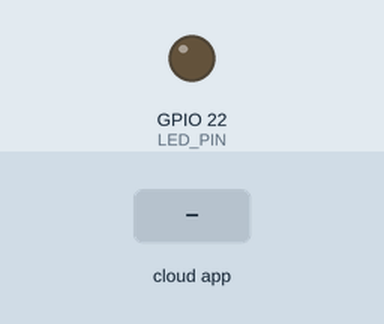
Bench run of a sketch on a simulated ESP32. Shown: output pins drawn as LEDs (lit = HIGH). The inputs (shaded band) are chosen by the test bench. WiFi joins after 1.5 s; servers stay silent unless stated; the Firebase database answers and starts empty; what the sketch prints to the serial monitor is not drawn.

Above: at 2.7 s.
2.8 s: the phone or cloud app sets message to 1
At 3.4 s:
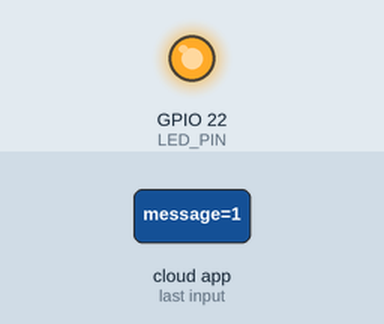
4.3 s: the phone or cloud app sets message to 0
At 6.3 s:
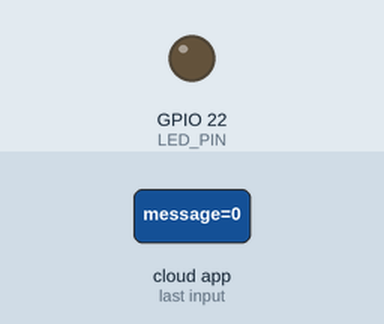
Timing chart, 0 to 7.8 s (numbered marks = the images above; inputs shaded):
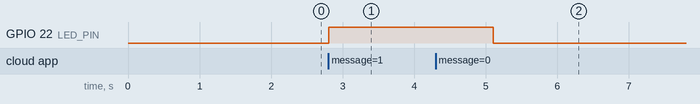

The sketch:

LedControllerFirebase.ino
```cpp
#include <ESP32Firebase.h>

#define WIFI_SSID "PrivateNetwork"          // Nombre de tu red WiFi
#define WIFI_PASSWORD "jsuh9900"      // Contraseña de tu red WiFi
#define FIREBASE_URL "specchtotextesp32-default-rtdb.firebaseio.com"  // URL de referencia de tu proyecto Firebase

#define LED_PIN 22 // Pin del LED

Firebase firebase(FIREBASE_URL);

void setup() {
  Serial.begin(115200);
  pinMode(LED_PIN, OUTPUT);
  digitalWrite(LED_PIN, LOW);

  // Conectar a WiFi
  Serial.println("Conectando a la red WiFi...");
  WiFi.begin(WIFI_SSID, WIFI_PASSWORD);
  int wifiConnectAttempts = 0;
  while (WiFi.status() != WL_CONNECTED && wifiConnectAttempts < 20) { // Intenta conectarse durante un máximo de 10 segundos
    delay(500);
    Serial.print(".");
    wifiConnectAttempts++;
  }

  if (WiFi.status() != WL_CONNECTED) {
    Serial.println("\n¡Error al conectar a la red WiFi!");
    while (1) {} // Bucle infinito si no se puede conectar a la red WiFi
  }

  Serial.println("\nConexión WiFi establecida");
  Serial.print("Dirección IP: ");
  Serial.println(WiFi.localIP());
}

void loop() {
  int command = firebase.getInt("comando/message"); // Obtener datos de la base de datos Firebase
  Serial.println("comando ...");
  Serial.println(command);

  if (command == 0) { // Detener
    digitalWrite(LED_PIN, LOW);
  }

  if (command == 1) { // Encender LED
    digitalWrite(LED_PIN, HIGH);
  }

  // Esperar un tiempo antes de consultar Firebase nuevamente (evita el acceso excesivo a la base de datos)
  delay(1000);
}
```

Measured:
- after the input at 2.8 s, GPIO 22 (LED_PIN): LOW → HIGH at once
- after the input at 4.3 s, GPIO 22 (LED_PIN): HIGH → LOW after 0.80 s
